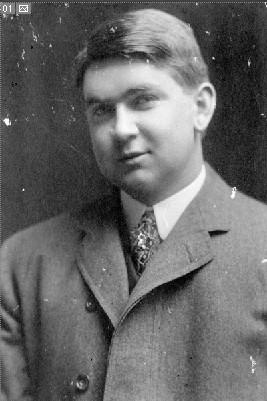
%> input picture 数字图像实验/实验三/work/t1.jpg, 267 x 401 px
$ octave Untitled3.m   (GNU Octave 9; MATLAB toolbox functions it lacks are replaced by stand-ins)
%> lines starting %> are read from the running program, lines starting %| are printed output that depends on the picture
i = imread('t1.jpg');
%> i is the input picture: size 401x267 uint8; min 0, max 255, mean 103.1
b = 255;
F = b - i;
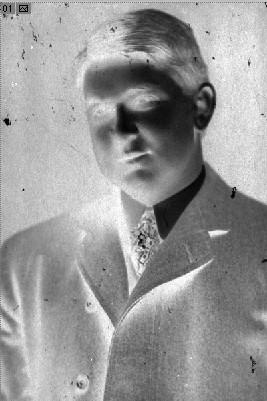
%> F: size 401x267 uint8; min 0, max 255, mean 151.9
subplot(2,2,1);imshow(i);
subplot(2,2,2);imshow(F);
subplot(2,2,3);imhist(i);
subplot(2,2,4);imhist(F);
%> after `imhist(F)`:
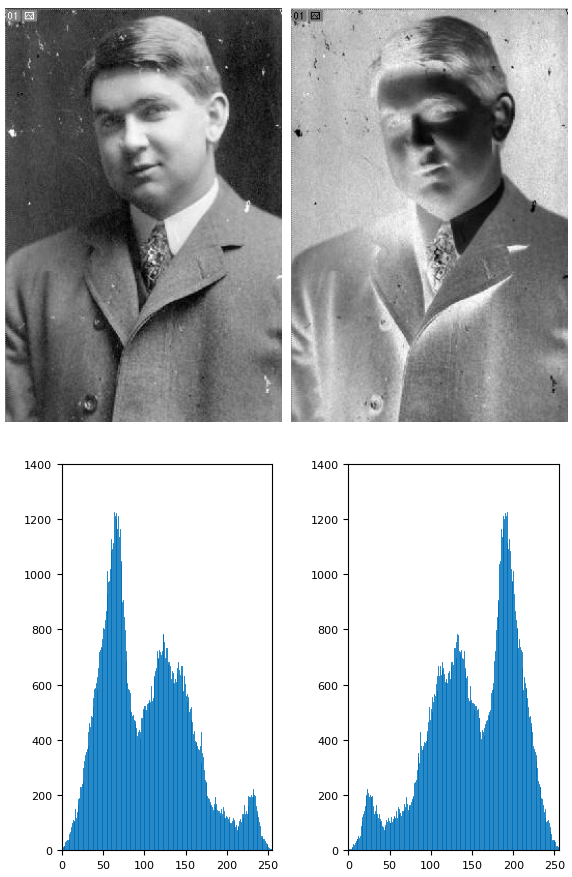
%> figure redrawn from the program's plot data, 4 panels

$ run again, with 数字图像实验/实验三/work/t2.jpg copied over 数字图像实验/实验三/work/t1.jpg
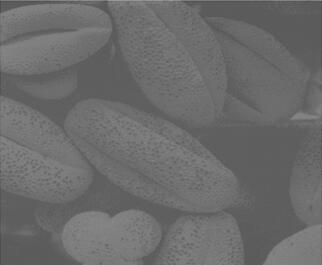
%> input picture 数字图像实验/实验三/work/t2.jpg, 322 x 265 px
%> i is the input picture: size 265x322 uint8; min 72, max 157, mean 107.3
%> `F = b - i;`:
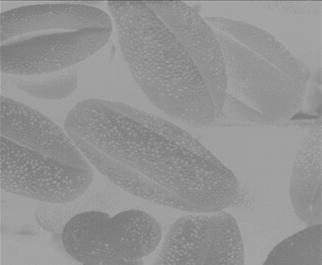
%> F: size 265x322 uint8; min 98, max 183, mean 147.7
%> `imhist(F)`:
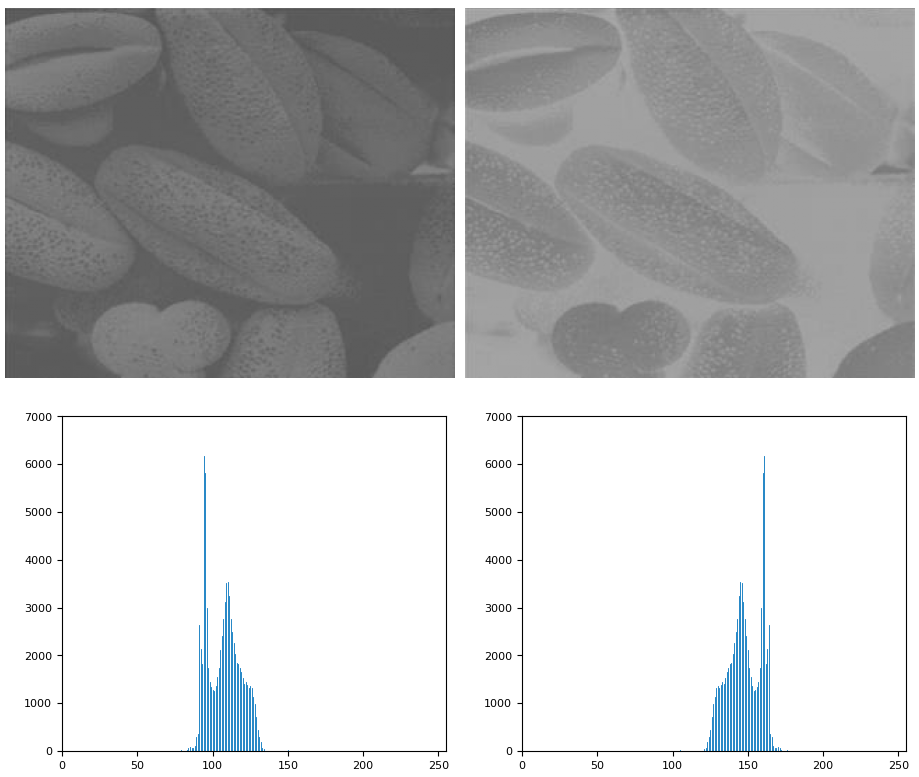
%> figure redrawn from the program's plot data, 4 panels

$ run again, with 数字图像实验/实验三/work/t3.jpg copied over 数字图像实验/实验三/work/t1.jpg
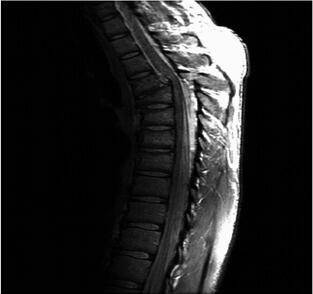
%> input picture 数字图像实验/实验三/work/t3.jpg, 313 x 294 px
%> i is the input picture: size 294x313 uint8; min 0, max 255, mean 34.2
%> `F = b - i;`:
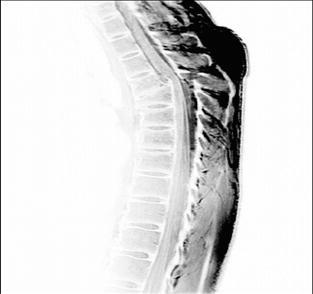
%> F: size 294x313 uint8; min 0, max 255, mean 220.8
%> `imhist(F)`:
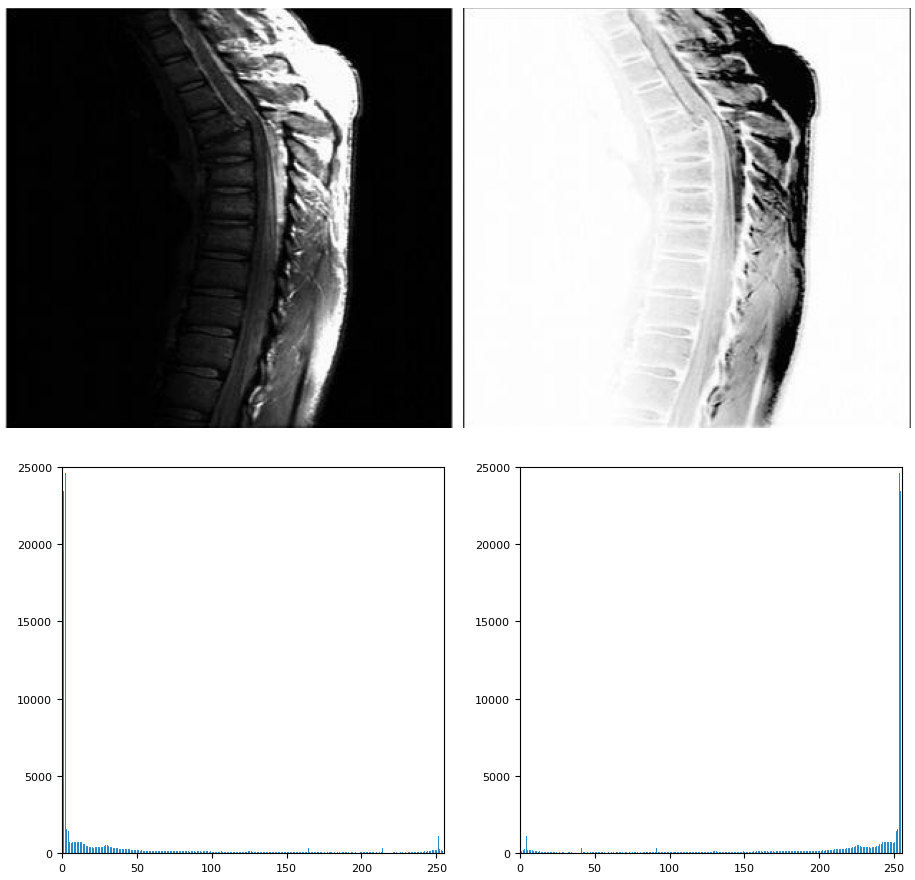
%> figure redrawn from the program's plot data, 4 panels
